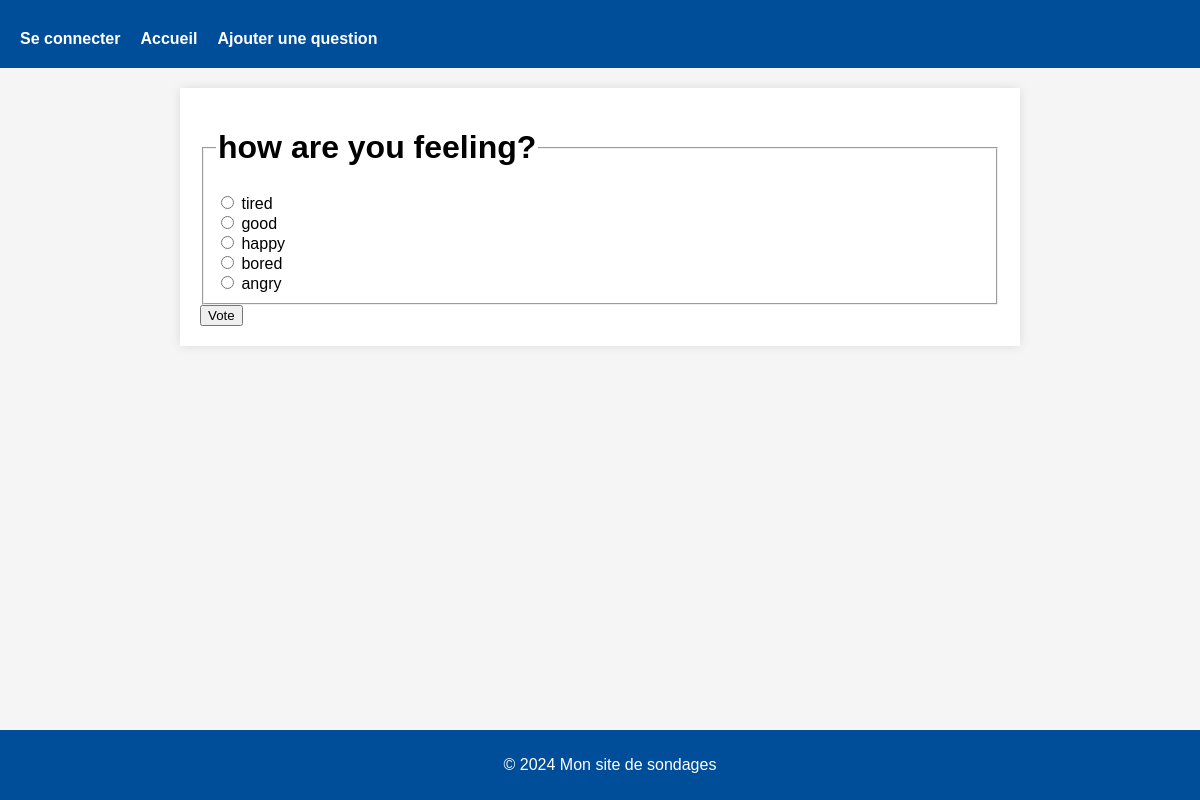
Screenshot of /polls/7/ with the database file from the repository.
### polls/models.py (models this page shows, shortened)
class Question(models.Model):
    question_text = models.CharField(max_length=200)
    pub_date = models.DateTimeField("date published")

class Choice(models.Model):
    question = models.ForeignKey(Question, on_delete=models.CASCADE)
    choice_text = models.CharField(max_length=200)
    votes = models.IntegerField(default=0)

### polls/views.py (the view)
# urls.py: path("<int:pk>/", views.DetailView.as_view(), name="detail"),
class DetailView(generic.DetailView):
    model = Question
    template_name = "polls/detail.html"

### polls/templates/polls/detail.html (shortened to what this page needs)
{% extends "base.html" %}
{% block main %}
<form action="{% url 'polls:vote' question.id %}" method="post">
    <fieldset>
        <legend><h1>{{ question.question_text }}</h1></legend>
        {% for choice in question.choice_set.all %}
            <input type="radio" name="choice" id="choice{{ forloop.counter }}" value="{{ choice.id }}">
            <label for="choice{{ forloop.counter }}">{{ choice.choice_text }}</label><br>
        {% endfor %}
    </fieldset>
    <input type="submit" value="Vote">
</form>
{% endblock %}

### polls/static/polls/style.css (style rules this page uses)
body { font-family: Arial, sans-serif; margin: 0; padding: 0; background-color: #f5f5f5; }

### rows the page displays
Question: question_text "how are you feeling?"
Choice: choice_text "tired"
Choice: choice_text "good"
Choice: choice_text "happy"
Choice: choice_text "bored"
Choice: choice_text "angry"
